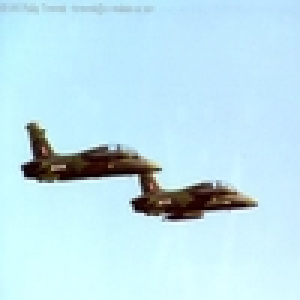
#> input picture examples/0001.jpg, 100 x 100 px (shown 3 times larger)
$ python convolutions_image_effects.py --image 0001.jpg
#> lines starting #> are read from the running program, lines starting #| are printed output that depends on the picture
import numpy as np
import argparse
import cv2
from skimage.exposure import rescale_intensity


def convolution(image,K):
    (iH,iW)=image.shape[:2]
    (kH,kW)=K.shape[:2]
    pad = (kW-1)//2
    image = cv2.copyMakeBorder(image,pad,pad,pad,pad,cv2.BORDER_REPLICATE)
    output = np.zeros((iH,iW),dtype=float)
    for y in range(pad,iH+pad):
        for x in range(pad,iW+pad):
            roi = image[y-pad:y+pad+1,x-pad:x+pad+1]
            k = (roi * K).sum()
            output[y-pad,x-pad]=k

    output = rescale_intensity(output, in_range=(0, 255))
    output = (output * 255).astype("uint8")
    return output

ap = argparse.ArgumentParser()
ap.add_argument("-i", "--image", required=True,help="path to the input image")
args = vars(ap.parse_args())

""" KERNELS """

# construct average blurring kernels used to smooth an image
smallBlur = np.ones((7, 7), dtype="float") * (1.0 / (7 * 7))
largeBlur = np.ones((21, 21), dtype="float") * (1.0 / (21 * 21))

# construct a sharpening filter
sharpen = np.array((
[0, -1, 0],
[-1, 5, -1],
[0, -1, 0]), dtype="int")

laplacian = np.array((
    [0,1,0],
    [1,-4,1],
    [0,1,0]
),dtype='int')

sobelX = np.array((
 [-1, 0, 1],
 [-2, 0, 2],
 [-1, 0, 1]), dtype="int")

# construct the Sobel y-axis kernel
sobelY = np.array((
 [-1, -2, -1],
 [0, 0, 0],
 [1, 2, 1]), dtype="int")

# construct an emboss kernel
emboss = np.array((
[-2, -1, 0],
[-1, 1, 1],
[0, 1, 2]), dtype="int")

kernelBank = (
 ("small_blur", smallBlur),
 ("large_blur", largeBlur),
 ("sharpen", sharpen),
 ("laplacian", laplacian),
 ("sobel_x", sobelX),
 ("sobel_y", sobelY),
 ("emboss", emboss))

image = cv2.imread(args['image'])
#> image is the input picture: shape (100, 100, 3); mean B, G, R 236.2, 225.7, 189.7
gray = cv2.cvtColor(image,cv2.COLOR_BGR2GRAY)
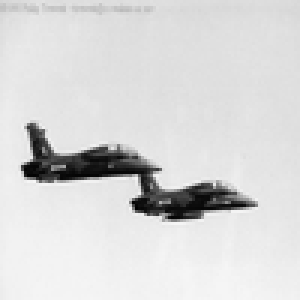
#> gray: shape (100, 100) (shown 3 times larger); min 2, max 246, mean 216.2

for (kernelName,K) in kernelBank:
    print("[INFO] applying {} kernel".format(kernelName))
    convolveOutput = convolution(gray,K)
    opencvOutput = cv2.filter2D(gray,-1,K)
    # show the output images
    cv2.imshow("Original", gray)
    cv2.imshow("{} - convole".format(kernelName), convolveOutput)
    cv2.imshow("{} - opencv".format(kernelName), opencvOutput)
    cv2.waitKey(0)
    cv2.destroyAllWindows()
#> this loop made 7 passes
#> pass 1, in convolution, `image = cv2.copyMakeBorder(image,pad,pad,pad,pad,cv2.BORDER_REPLICATE)`:
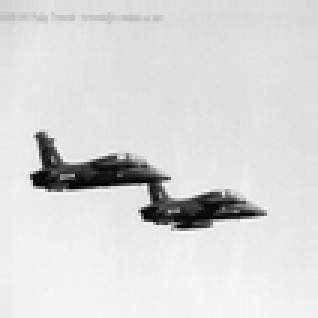
#> image: shape (106, 106) (shown 3 times larger); min 2, max 246, mean 217.7
#> pass 1, `convolveOutput = convolution(gray,K)`:
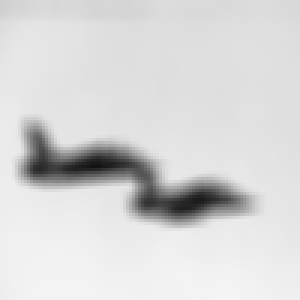
#> convolveOutput: shape (100, 100) (shown 3 times larger); min 18, max 244, mean 215.7
#> pass 2, in convolution (call 2), `image = cv2.copyMakeBorder(image,pad,pad,pad,pad,cv2.BORDER_REPLICATE)`:
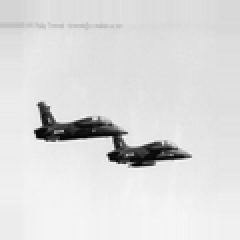
#> image: shape (120, 120) (shown 2 times larger); min 2, max 246, mean 220.4
